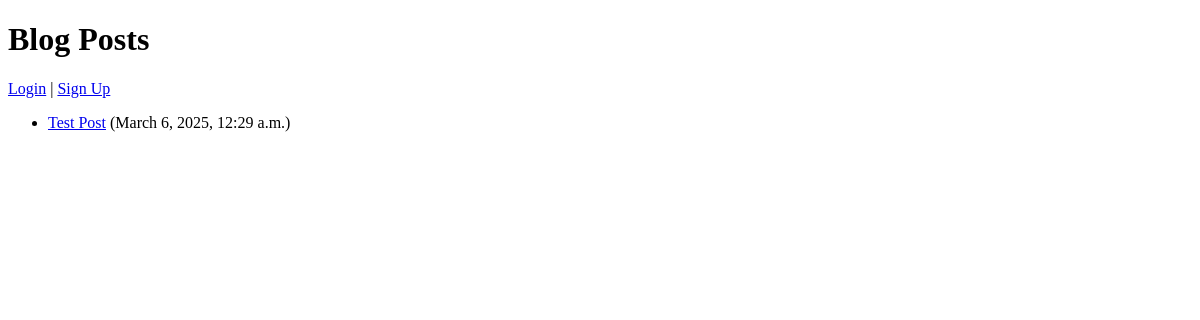
The app's page /, older data.
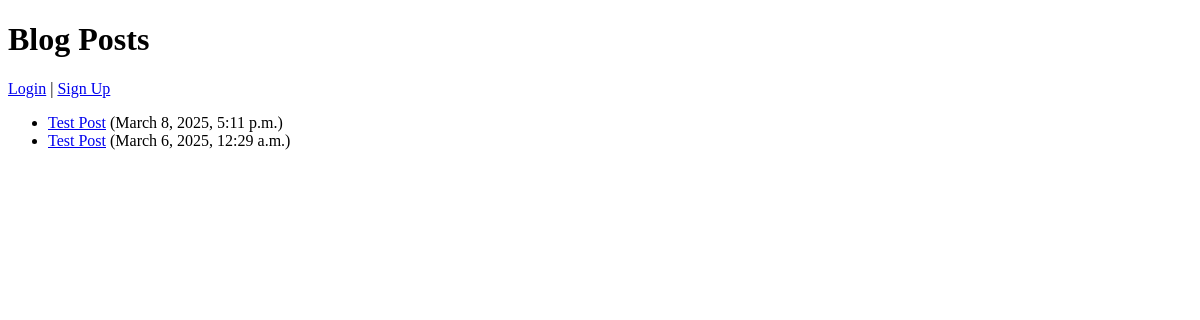
The same page, newer data.
### blog/models.py (models this page shows, shortened)
class Post(models.Model):
    title = models.CharField(max_length=200)
    content = models.TextField()
    published_date = models.DateTimeField(auto_now_add=True)

### blog/views.py (the view)
# urls.py: path('', views.post_list, name='post_list'),
def post_list(request):
    posts = Post.objects.all().order_by('-published_date')
    return render(request, 'blog/post_list.html', {'posts': posts})

### blog/templates/blog/post_list.html (shortened to what this page needs)
<!DOCTYPE html>
<html>
<head>
</head>
<body>
    <h1>Blog Posts</h1>
    {% if user.is_authenticated %}
            <p>Welcome, {{ user.username }}!
              <a href="{% url 'logout' %}">Logout</a> |
              <a href="{% url 'post_create' %}">Add Post</a>
            </p>
        {% else %}
            <a href="{% url 'login' %}">Login</a> |
            <a href="{% url 'signup' %}">Sign Up</a>
        {% endif %}
    <ul>
        {% for post in posts %}
            <li>
                <a href="{% url 'post_detail' post.pk %}">{{ post.title }}</a>
                ({{ post.published_date }})
            </li>
        {% endfor %}
    </ul>
</body>
</html>

Row changes from the older to the newer data that the page shows:
added Post: title "Test Post", published_date "March 8, 2025, 5:11 p.m."
